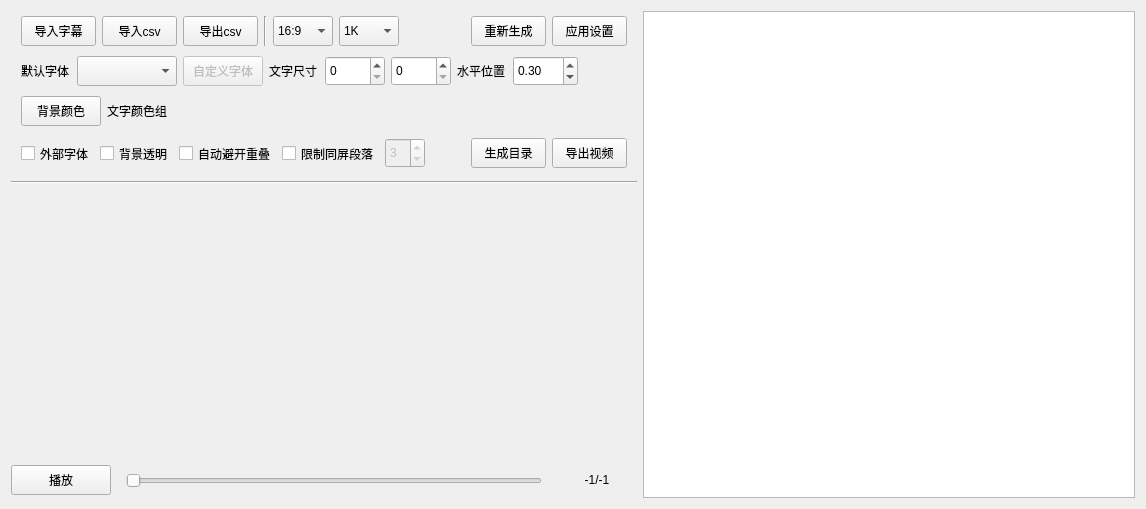
<?xml version="1.0" encoding="UTF-8"?>
<ui version="4.0">
 <class>MainWindow</class>
 <widget class="QWidget" name="MainWindow">
  <property name="geometry">
   <rect>
    <x>0</x>
    <y>0</y>
    <width>1146</width>
    <height>509</height>
   </rect>
  </property>
  <property name="minimumSize">
   <size>
    <width>0</width>
    <height>0</height>
   </size>
  </property>
  <property name="maximumSize">
   <size>
    <width>16777215</width>
    <height>16777215</height>
   </size>
  </property>
  <property name="windowTitle">
   <string>Form</string>
  </property>
  <layout class="QHBoxLayout" name="horizontalLayout_2" stretch="0,1">
   <item>
    <layout class="QVBoxLayout" name="verticalLayout">
     <property name="spacing">
      <number>5</number>
     </property>
     <property name="topMargin">
      <number>0</number>
     </property>
     <property name="bottomMargin">
      <number>0</number>
     </property>
     <item>
      <layout class="QHBoxLayout" name="horizontalLayout_5">
       <property name="spacing">
        <number>6</number>
       </property>
       <property name="leftMargin">
        <number>10</number>
       </property>
       <property name="topMargin">
        <number>5</number>
       </property>
       <property name="rightMargin">
        <number>10</number>
       </property>
       <property name="bottomMargin">
        <number>5</number>
       </property>
       <item>
        <widget class="QPushButton" name="btnOpen">
         <property name="minimumSize">
          <size>
           <width>75</width>
           <height>30</height>
          </size>
         </property>
         <property name="maximumSize">
          <size>
           <width>75</width>
           <height>30</height>
          </size>
         </property>
         <property name="text">
          <string>导入字幕</string>
         </property>
         <property name="BgColor" stdset="0">
          <string/>
         </property>
        </widget>
       </item>
       <item>
        <widget class="QPushButton" name="btnOpenCSV">
         <property name="minimumSize">
          <size>
           <width>75</width>
           <height>30</height>
          </size>
         </property>
         <property name="maximumSize">
          <size>
           <width>75</width>
           <height>30</height>
          </size>
         </property>
         <property name="text">
          <string>导入csv</string>
         </property>
         <property name="BgColor" stdset="0">
          <string/>
         </property>
        </widget>
       </item>
       <item>
        <widget class="QPushButton" name="btnExportCSV">
         <property name="minimumSize">
          <size>
           <width>75</width>
           <height>30</height>
          </size>
         </property>
         <property name="maximumSize">
          <size>
           <width>75</width>
           <height>30</height>
          </size>
         </property>
         <property name="text">
          <string>导出csv</string>
         </property>
         <property name="BgColor" stdset="0">
          <string/>
         </property>
        </widget>
       </item>
       <item>
        <widget class="Line" name="line">
         <property name="orientation">
          <enum>Qt::Orientation::Vertical</enum>
         </property>
        </widget>
       </item>
       <item>
        <widget class="QComboBox" name="cboxScreenRatio">
         <property name="minimumSize">
          <size>
           <width>60</width>
           <height>30</height>
          </size>
         </property>
         <property name="maximumSize">
          <size>
           <width>60</width>
           <height>30</height>
          </size>
         </property>
         <property name="currentIndex">
          <number>0</number>
         </property>
         <item>
          <property name="text">
           <string>16:9</string>
          </property>
         </item>
         <item>
          <property name="text">
           <string>9:16</string>
          </property>
         </item>
        </widget>
       </item>
       <item>
        <widget class="QComboBox" name="cboxResolution">
         <property name="minimumSize">
          <size>
           <width>60</width>
           <height>30</height>
          </size>
         </property>
         <property name="maximumSize">
          <size>
           <width>60</width>
           <height>30</height>
          </size>
         </property>
         <property name="currentIndex">
          <number>1</number>
         </property>
         <item>
          <property name="text">
           <string>720p</string>
          </property>
         </item>
         <item>
          <property name="text">
           <string>1K</string>
          </property>
         </item>
         <item>
          <property name="text">
           <string>2K</string>
          </property>
         </item>
        </widget>
       </item>
       <item>
        <spacer name="horizontalSpacer_2">
         <property name="orientation">
          <enum>Qt::Orientation::Horizontal</enum>
         </property>
         <property name="sizeHint" stdset="0">
          <size>
           <width>40</width>
           <height>20</height>
          </size>
         </property>
        </spacer>
       </item>
       <item>
        <widget class="QPushButton" name="btnRandom">
         <property name="minimumSize">
          <size>
           <width>75</width>
           <height>30</height>
          </size>
         </property>
         <property name="maximumSize">
          <size>
           <width>75</width>
           <height>30</height>
          </size>
         </property>
         <property name="text">
          <string>重新生成</string>
         </property>
         <property name="BgColor" stdset="0">
          <string/>
         </property>
        </widget>
       </item>
       <item>
        <widget class="QPushButton" name="btnApply">
         <property name="minimumSize">
          <size>
           <width>75</width>
           <height>30</height>
          </size>
         </property>
         <property name="maximumSize">
          <size>
           <width>75</width>
           <height>30</height>
          </size>
         </property>
         <property name="text">
          <string>应用设置</string>
         </property>
         <property name="BgColor" stdset="0">
          <string/>
         </property>
        </widget>
       </item>
      </layout>
     </item>
     <item>
      <layout class="QHBoxLayout" name="horizontalLayout_6">
       <property name="spacing">
        <number>6</number>
       </property>
       <property name="leftMargin">
        <number>10</number>
       </property>
       <property name="rightMargin">
        <number>10</number>
       </property>
       <property name="bottomMargin">
        <number>5</number>
       </property>
       <item>
        <widget class="QLabel" name="label_2">
         <property name="minimumSize">
          <size>
           <width>50</width>
           <height>30</height>
          </size>
         </property>
         <property name="maximumSize">
          <size>
           <width>50</width>
           <height>30</height>
          </size>
         </property>
         <property name="text">
          <string>默认字体</string>
         </property>
        </widget>
       </item>
       <item>
        <widget class="QComboBox" name="cboxFont">
         <property name="minimumSize">
          <size>
           <width>100</width>
           <height>30</height>
          </size>
         </property>
         <property name="maximumSize">
          <size>
           <width>100</width>
           <height>30</height>
          </size>
         </property>
        </widget>
       </item>
       <item>
        <widget class="QPushButton" name="btnSelectFont">
         <property name="enabled">
          <bool>false</bool>
         </property>
         <property name="minimumSize">
          <size>
           <width>80</width>
           <height>30</height>
          </size>
         </property>
         <property name="maximumSize">
          <size>
           <width>80</width>
           <height>30</height>
          </size>
         </property>
         <property name="text">
          <string>自定义字体</string>
         </property>
        </widget>
       </item>
       <item>
        <widget class="QLabel" name="label_3">
         <property name="minimumSize">
          <size>
           <width>50</width>
           <height>30</height>
          </size>
         </property>
         <property name="maximumSize">
          <size>
           <width>50</width>
           <height>30</height>
          </size>
         </property>
         <property name="text">
          <string>文字尺寸</string>
         </property>
        </widget>
       </item>
       <item>
        <widget class="QSpinBox" name="sBoxMinFontSize">
         <property name="minimumSize">
          <size>
           <width>60</width>
           <height>30</height>
          </size>
         </property>
         <property name="maximumSize">
          <size>
           <width>60</width>
           <height>30</height>
          </size>
         </property>
        </widget>
       </item>
       <item>
        <widget class="QSpinBox" name="sBoxMaxFontSize">
         <property name="minimumSize">
          <size>
           <width>60</width>
           <height>30</height>
          </size>
         </property>
         <property name="maximumSize">
          <size>
           <width>60</width>
           <height>30</height>
          </size>
         </property>
        </widget>
       </item>
       <item>
        <widget class="QLabel" name="label_4">
         <property name="minimumSize">
          <size>
           <width>50</width>
           <height>30</height>
          </size>
         </property>
         <property name="maximumSize">
          <size>
           <width>50</width>
           <height>30</height>
          </size>
         </property>
         <property name="text">
          <string>水平位置</string>
         </property>
        </widget>
       </item>
       <item>
        <widget class="QDoubleSpinBox" name="dSBoxTextRation">
         <property name="minimumSize">
          <size>
           <width>65</width>
           <height>30</height>
          </size>
         </property>
         <property name="maximumSize">
          <size>
           <width>65</width>
           <height>30</height>
          </size>
         </property>
         <property name="decimals">
          <number>2</number>
         </property>
         <property name="minimum">
          <double>0.100000000000000</double>
         </property>
         <property name="maximum">
          <double>0.900000000000000</double>
         </property>
         <property name="singleStep">
          <double>0.050000000000000</double>
         </property>
         <property name="value">
          <double>0.300000000000000</double>
         </property>
        </widget>
       </item>
       <item>
        <spacer name="horizontalSpacer_5">
         <property name="orientation">
          <enum>Qt::Orientation::Horizontal</enum>
         </property>
         <property name="sizeHint" stdset="0">
          <size>
           <width>40</width>
           <height>20</height>
          </size>
         </property>
        </spacer>
       </item>
      </layout>
     </item>
     <item>
      <layout class="QHBoxLayout" name="horizontalLayout_8">
       <property name="spacing">
        <number>6</number>
       </property>
       <property name="leftMargin">
        <number>10</number>
       </property>
       <property name="rightMargin">
        <number>10</number>
       </property>
       <property name="bottomMargin">
        <number>5</number>
       </property>
       <item>
        <widget class="QPushButton" name="btnBgColor">
         <property name="minimumSize">
          <size>
           <width>80</width>
           <height>30</height>
          </size>
         </property>
         <property name="maximumSize">
          <size>
           <width>80</width>
           <height>30</height>
          </size>
         </property>
         <property name="text">
          <string>背景颜色</string>
         </property>
        </widget>
       </item>
       <item>
        <widget class="QLabel" name="label_5">
         <property name="minimumSize">
          <size>
           <width>60</width>
           <height>30</height>
          </size>
         </property>
         <property name="maximumSize">
          <size>
           <width>60</width>
           <height>30</height>
          </size>
         </property>
         <property name="text">
          <string>文字颜色组</string>
         </property>
        </widget>
       </item>
       <item>
        <widget class="ColorPickerWidget" name="colorPicker" native="true">
         <property name="minimumSize">
          <size>
           <width>50</width>
           <height>0</height>
          </size>
         </property>
        </widget>
       </item>
       <item>
        <spacer name="horizontalSpacer_9">
         <property name="orientation">
          <enum>Qt::Orientation::Horizontal</enum>
         </property>
         <property name="sizeHint" stdset="0">
          <size>
           <width>40</width>
           <height>20</height>
          </size>
         </property>
        </spacer>
       </item>
      </layout>
     </item>
     <item>
      <layout class="QHBoxLayout" name="horizontalLayout_7">
       <property name="spacing">
        <number>6</number>
       </property>
       <property name="leftMargin">
        <number>10</number>
       </property>
       <property name="rightMargin">
        <number>10</number>
       </property>
       <property name="bottomMargin">
        <number>5</number>
       </property>
       <item>
        <widget class="QCheckBox" name="cboxSelectFont">
         <property name="minimumSize">
          <size>
           <width>0</width>
           <height>35</height>
          </size>
         </property>
         <property name="maximumSize">
          <size>
           <width>16777215</width>
           <height>35</height>
          </size>
         </property>
         <property name="text">
          <string>外部字体</string>
         </property>
        </widget>
       </item>
       <item>
        <widget class="QCheckBox" name="cboxBgTrans">
         <property name="minimumSize">
          <size>
           <width>0</width>
           <height>35</height>
          </size>
         </property>
         <property name="maximumSize">
          <size>
           <width>16777215</width>
           <height>35</height>
          </size>
         </property>
         <property name="text">
          <string>背景透明</string>
         </property>
        </widget>
       </item>
       <item>
        <widget class="QCheckBox" name="cboxAvoidOverlap">
         <property name="minimumSize">
          <size>
           <width>0</width>
           <height>35</height>
          </size>
         </property>
         <property name="maximumSize">
          <size>
           <width>16777215</width>
           <height>35</height>
          </size>
         </property>
         <property name="text">
          <string>自动避开重叠</string>
         </property>
        </widget>
       </item>
       <item>
        <widget class="QCheckBox" name="cboxLimitScreenPara">
         <property name="minimumSize">
          <size>
           <width>0</width>
           <height>35</height>
          </size>
         </property>
         <property name="maximumSize">
          <size>
           <width>16777215</width>
           <height>35</height>
          </size>
         </property>
         <property name="text">
          <string>限制同屏段落</string>
         </property>
        </widget>
       </item>
       <item>
        <widget class="QSpinBox" name="sboxLimitScreenPara">
         <property name="enabled">
          <bool>false</bool>
         </property>
         <property name="minimumSize">
          <size>
           <width>40</width>
           <height>30</height>
          </size>
         </property>
         <property name="maximumSize">
          <size>
           <width>40</width>
           <height>30</height>
          </size>
         </property>
         <property name="minimum">
          <number>1</number>
         </property>
         <property name="maximum">
          <number>6</number>
         </property>
         <property name="value">
          <number>3</number>
         </property>
        </widget>
       </item>
       <item>
        <spacer name="horizontalSpacer_8">
         <property name="orientation">
          <enum>Qt::Orientation::Horizontal</enum>
         </property>
         <property name="sizeHint" stdset="0">
          <size>
           <width>40</width>
           <height>20</height>
          </size>
         </property>
        </spacer>
       </item>
       <item>
        <widget class="QPushButton" name="btnExportDir">
         <property name="minimumSize">
          <size>
           <width>75</width>
           <height>30</height>
          </size>
         </property>
         <property name="maximumSize">
          <size>
           <width>75</width>
           <height>30</height>
          </size>
         </property>
         <property name="text">
          <string>生成目录</string>
         </property>
         <property name="BgColor" stdset="0">
          <string/>
         </property>
        </widget>
       </item>
       <item>
        <widget class="QPushButton" name="btnExport">
         <property name="minimumSize">
          <size>
           <width>75</width>
           <height>30</height>
          </size>
         </property>
         <property name="maximumSize">
          <size>
           <width>75</width>
           <height>30</height>
          </size>
         </property>
         <property name="text">
          <string>导出视频</string>
         </property>
         <property name="BgColor" stdset="0">
          <string/>
         </property>
        </widget>
       </item>
      </layout>
     </item>
     <item>
      <widget class="Line" name="line_3">
       <property name="orientation">
        <enum>Qt::Orientation::Horizontal</enum>
       </property>
       <property name="Border" stdset="0">
        <string>hline</string>
       </property>
      </widget>
     </item>
     <item>
      <layout class="QVBoxLayout" name="centerWid">
       <property name="topMargin">
        <number>0</number>
       </property>
       <item>
        <widget class="QWidget" name="animatorLayWId" native="true">
         <layout class="QVBoxLayout" name="verticalLayout_2">
          <property name="topMargin">
           <number>1</number>
          </property>
          <property name="bottomMargin">
           <number>1</number>
          </property>
          <item>
           <spacer name="verticalSpacer">
            <property name="orientation">
             <enum>Qt::Orientation::Vertical</enum>
            </property>
            <property name="sizeHint" stdset="0">
             <size>
              <width>20</width>
              <height>40</height>
             </size>
            </property>
           </spacer>
          </item>
          <item>
           <layout class="QHBoxLayout" name="horizontalLayout_4" stretch="0,0,0">
            <property name="leftMargin">
             <number>0</number>
            </property>
            <property name="topMargin">
             <number>0</number>
            </property>
            <item>
             <spacer name="horizontalSpacer_3">
              <property name="orientation">
               <enum>Qt::Orientation::Horizontal</enum>
              </property>
              <property name="sizeHint" stdset="0">
               <size>
                <width>40</width>
                <height>20</height>
               </size>
              </property>
             </spacer>
            </item>
            <item>
             <layout class="QVBoxLayout" name="animatorLayout"/>
            </item>
            <item>
             <spacer name="horizontalSpacer_4">
              <property name="orientation">
               <enum>Qt::Orientation::Horizontal</enum>
              </property>
              <property name="sizeHint" stdset="0">
               <size>
                <width>40</width>
                <height>20</height>
               </size>
              </property>
             </spacer>
            </item>
           </layout>
          </item>
          <item>
           <spacer name="verticalSpacer_2">
            <property name="orientation">
             <enum>Qt::Orientation::Vertical</enum>
            </property>
            <property name="sizeHint" stdset="0">
             <size>
              <width>20</width>
              <height>40</height>
             </size>
            </property>
           </spacer>
          </item>
         </layout>
        </widget>
       </item>
      </layout>
     </item>
     <item>
      <layout class="QHBoxLayout" name="horizontalLayout">
       <property name="spacing">
        <number>15</number>
       </property>
       <item>
        <widget class="QPushButton" name="btnPlay">
         <property name="minimumSize">
          <size>
           <width>100</width>
           <height>30</height>
          </size>
         </property>
         <property name="maximumSize">
          <size>
           <width>100</width>
           <height>30</height>
          </size>
         </property>
         <property name="text">
          <string>播放</string>
         </property>
         <property name="checkable">
          <bool>true</bool>
         </property>
        </widget>
       </item>
       <item>
        <widget class="QSlider" name="slider">
         <property name="minimumSize">
          <size>
           <width>0</width>
           <height>35</height>
          </size>
         </property>
         <property name="maximumSize">
          <size>
           <width>16777215</width>
           <height>35</height>
          </size>
         </property>
         <property name="minimum">
          <number>0</number>
         </property>
         <property name="orientation">
          <enum>Qt::Orientation::Horizontal</enum>
         </property>
        </widget>
       </item>
       <item>
        <widget class="QLabel" name="labProgressTag">
         <property name="minimumSize">
          <size>
           <width>80</width>
           <height>30</height>
          </size>
         </property>
         <property name="maximumSize">
          <size>
           <width>80</width>
           <height>30</height>
          </size>
         </property>
         <property name="text">
          <string>-1/-1</string>
         </property>
         <property name="alignment">
          <set>Qt::AlignmentFlag::AlignCenter</set>
         </property>
        </widget>
       </item>
      </layout>
     </item>
    </layout>
   </item>
   <item>
    <layout class="QHBoxLayout" name="leftLayout">
     <property name="leftMargin">
      <number>0</number>
     </property>
     <item>
      <widget class="SubtitleTableWidget" name="subtitleTableWidg"/>
     </item>
    </layout>
   </item>
  </layout>
 </widget>
 <customwidgets>
  <customwidget>
   <class>SubtitleTableWidget</class>
   <extends>QTableView</extends>
   <header>table_widget/SubtitleTableWidget.h</header>
  </customwidget>
  <customwidget>
   <class>ColorPickerWidget</class>
   <extends>QWidget</extends>
   <header>ColorPickerWidget.h</header>
   <container>1</container>
  </customwidget>
 </customwidgets>
 <resources/>
 <connections/>
</ui>
